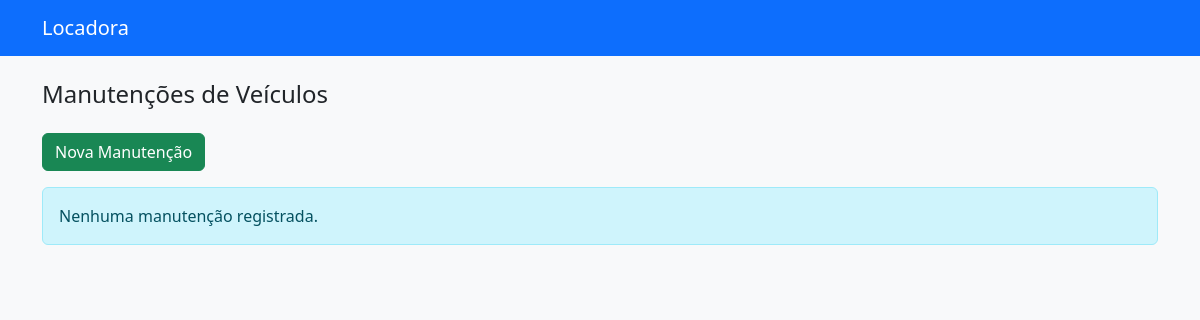
/veiculos/manutencoes/ (signed in), run on an earlier commit of the app's database.
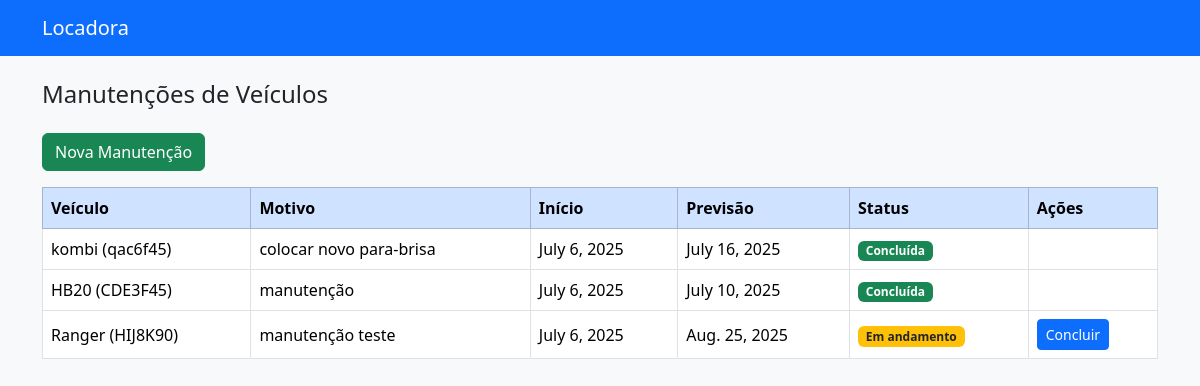
And on a later commit of the database.
### veiculos/models.py (models this page shows, shortened)
class Manutencao(models.Model):
    veiculo = models.ForeignKey(Veiculo, on_delete=models.RESTRICT, related_name='manutencoes')
    motivo = models.TextField()
    data_inicio = models.DateField(auto_now_add=True)
    previsao_conclusao = models.DateField()
    concluida = models.BooleanField(default=False)

class Veiculo(models.Model):
    CATEGORIAS = [
        ('hatch', 'Hatch'),
        ('sedan', 'Sedan'),
        ('suv', 'SUV'),
        ('pickup', 'Pickup'),
        ('luxo', 'Luxo'),
        ('utilitario', 'Utilitário'),
    ]
    STATUS = [
        ('disponivel', 'Disponível'),
        ('alugado', 'Alugado'),
        ('manutencao', 'Em Manutenção'),
    ]
    modelo = models.CharField(max_length=100)
    marca = models.CharField(max_length=100)
    ano = models.IntegerField()
    cor = models.CharField(max_length=50)
    categoria = models.CharField(max_length=50, choices=CATEGORIAS)
    placa = models.CharField(max_length=10, unique=True)
    preco_locacao = models.DecimalField(max_digits=8, decimal_places=2)
    status_disponibilidade = models.CharField(max_length=20, choices=STATUS, default='disponivel')
    imagem = models.ImageField(upload_to='veiculos/', null=True, blank=True)

### veiculos/views.py (the view)
# urls.py: path('manutencoes/', views.listar_manutencoes, name='listar_manutencoes'),
@login_required
def listar_manutencoes(request):
    manutencoes = Manutencao.objects.select_related('veiculo').all()
    return render(request, 'veiculos/listar_manutencoes.html', {'manutencoes': manutencoes})

### veiculos/templates/veiculos/listar_manutencoes.html (shortened to what this page needs)
<!DOCTYPE html>
<html lang="pt-br">
<head>
    <link href="https://cdn.jsdelivr.net/npm/bootstrap@5.3.3/dist/css/bootstrap.min.css" rel="stylesheet">
</head>
<body class="bg-light">
    <nav class="navbar navbar-expand-lg navbar-dark bg-primary">
        <div class="container">
            <a class="navbar-brand" href="/">Locadora</a>
        </div>
    </nav>
    <div class="container py-4">
        <h4 class="mb-4">Manutenções de Veículos</h4>
        <a href="{% url 'registrar_manutencao' %}" class="btn btn-success mb-3">Nova Manutenção</a>
        {% if manutencoes %}
        <table class="table table-bordered table-hover align-middle">
            <thead class="table-primary">
                <tr>
                    <th>Veículo</th>
                    <th>Motivo</th>
                    <th>Início</th>
                    <th>Previsão</th>
                    <th>Status</th>
                    <th>Ações</th>
                </tr>
            </thead>
            <tbody>
                {% for m in manutencoes %}
                <tr>
                    <td>{{ m.veiculo.modelo }} ({{ m.veiculo.placa }})</td>
                    <td>{{ m.motivo }}</td>
                    <td>{{ m.data_inicio }}</td>
                    <td>{{ m.previsao_conclusao }}</td>
                    <td>
                        {% if m.concluida %}
                        <span class="badge bg-success">Concluída</span>
                        {% else %}
                        <span class="badge bg-warning text-dark">Em andamento</span>
                        {% endif %}
                    </td>
                    <td>
                        {% if not m.concluida %}
                        <a href="{% url 'concluir_manutencao' m.id %}" class="btn btn-sm btn-primary">Concluir</a>
                        {% endif %}
                    </td>
                </tr>
                {% endfor %}
            </tbody>
        </table>
        {% else %}
        <div class="alert alert-info">Nenhuma manutenção registrada.</div>
        {% endif %}
    </div>
</body>
</html>

What changed in the data, as far as the page shows it:
added Manutencao: veiculo.modelo "kombi", veiculo.placa "qac6f45", motivo "colocar novo para-brisa", data_inicio "July 6, 2025", previsao_conclusao "July 16, 2025", concluida "Concluída"
added Manutencao: veiculo.modelo "HB20", veiculo.placa "CDE3F45", motivo "manutenção", data_inicio "July 6, 2025", previsao_conclusao "July 10, 2025", concluida "Concluída"
added Manutencao: veiculo.modelo "Ranger", veiculo.placa "HIJ8K90", motivo "manutenção teste", data_inicio "July 6, 2025", previsao_conclusao "Aug. 25, 2025", concluida "Em andamento"
Also different on the page:
text no longer shown: "Nenhuma manutenção registrada."
text now shown: "Veículo Motivo Início Previsão Status Ações"
